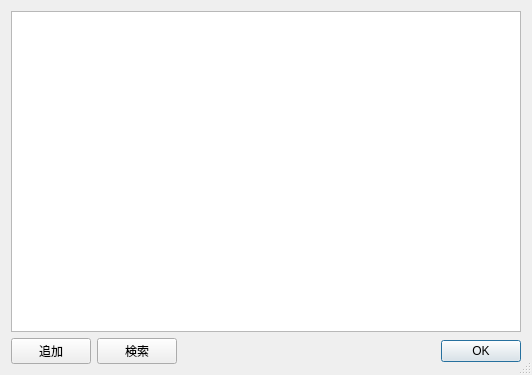
<?xml version="1.0" encoding="UTF-8"?>
<ui version="4.0">
 <class>BtSelectDlg</class>
 <widget class="QDialog" name="BtSelectDlg">
  <property name="geometry">
   <rect>
    <x>0</x>
    <y>0</y>
    <width>532</width>
    <height>375</height>
   </rect>
  </property>
  <property name="windowTitle">
   <string>BT select</string>
  </property>
  <property name="sizeGripEnabled">
   <bool>true</bool>
  </property>
  <layout class="QVBoxLayout" name="verticalLayout_3">
   <item>
    <layout class="QVBoxLayout" name="verticalLayout">
     <item>
      <widget class="QTreeView" name="treeView"/>
     </item>
     <item>
      <layout class="QHBoxLayout" name="horizontalLayout">
       <item>
        <widget class="QPushButton" name="pushButton">
         <property name="text">
          <string>追加</string>
         </property>
        </widget>
       </item>
       <item>
        <widget class="QPushButton" name="pushButton_2">
         <property name="text">
          <string>検索</string>
         </property>
        </widget>
       </item>
       <item>
        <spacer name="horizontalSpacer">
         <property name="orientation">
          <enum>Qt::Horizontal</enum>
         </property>
         <property name="sizeHint" stdset="0">
          <size>
           <width>40</width>
           <height>20</height>
          </size>
         </property>
        </spacer>
       </item>
       <item>
        <widget class="QDialogButtonBox" name="buttonBox">
         <property name="orientation">
          <enum>Qt::Horizontal</enum>
         </property>
         <property name="standardButtons">
          <set>QDialogButtonBox::Ok</set>
         </property>
        </widget>
       </item>
      </layout>
     </item>
    </layout>
   </item>
  </layout>
 </widget>
 <resources/>
 <connections/>
</ui>
